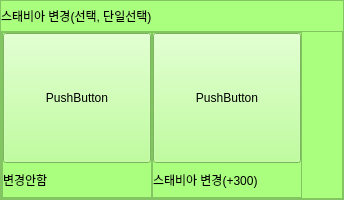
                 <widget class="QFrame" name="option_frame_7">
                  <property name="minimumSize">
                   <size>
                    <width>0</width>
                    <height>200</height>
                   </size>
                  </property>
                  <property name="maximumSize">
                   <size>
                    <width>16777215</width>
                    <height>200</height>
                   </size>
                  </property>
                  <property name="styleSheet">
                   <string notr="true">background-color: rgb(170, 255, 127);</string>
                  </property>
                  <property name="frameShape">
                   <enum>QFrame::StyledPanel</enum>
                  </property>
                  <property name="frameShadow">
                   <enum>QFrame::Raised</enum>
                  </property>
                  <layout class="QVBoxLayout" name="verticalLayout_25">
                   <property name="spacing">
                    <number>0</number>
                   </property>
                   <property name="leftMargin">
                    <number>0</number>
                   </property>
                   <property name="topMargin">
                    <number>0</number>
                   </property>
                   <property name="rightMargin">
                    <number>0</number>
                   </property>
                   <property name="bottomMargin">
                    <number>0</number>
                   </property>
                   <item>
                    <widget class="QLabel" name="option_7_title">
                     <property name="minimumSize">
                      <size>
                       <width>0</width>
                       <height>0</height>
                      </size>
                     </property>
                     <property name="maximumSize">
                      <size>
                       <width>16777215</width>
                       <height>30</height>
                      </size>
                     </property>
                     <property name="text">
                      <string>스태비아 변경(선택, 단일선택)</string>
                     </property>
                    </widget>
                   </item>
                   <item>
                    <widget class="QFrame" name="frame_23">
                     <property name="frameShape">
                      <enum>QFrame::StyledPanel</enum>
                     </property>
                     <property name="frameShadow">
                      <enum>QFrame::Raised</enum>
                     </property>
                     <layout class="QHBoxLayout" name="horizontalLayout_10">
                      <property name="spacing">
                       <number>0</number>
                      </property>
                      <property name="leftMargin">
                       <number>0</number>
                      </property>
                      <property name="topMargin">
                       <number>0</number>
                      </property>
                      <property name="rightMargin">
                       <number>0</number>
                      </property>
                      <property name="bottomMargin">
                       <number>0</number>
                      </property>
                      <item>
                       <widget class="QFrame" name="frame_24">
                        <property name="minimumSize">
                         <size>
                          <width>150</width>
                          <height>0</height>
                         </size>
                        </property>
                        <property name="frameShape">
                         <enum>QFrame::StyledPanel</enum>
                        </property>
                        <property name="frameShadow">
                         <enum>QFrame::Raised</enum>
                        </property>
                        <layout class="QVBoxLayout" name="verticalLayout_26">
                         <property name="spacing">
                          <number>0</number>
                         </property>
                         <property name="leftMargin">
                          <number>0</number>
                         </property>
                         <property name="topMargin">
                          <number>0</number>
                         </property>
                         <property name="rightMargin">
                          <number>0</number>
                         </property>
                         <property name="bottomMargin">
                          <number>0</number>
                         </property>
                         <item>
                          <widget class="QPushButton" name="option_7_btn_1">
                           <property name="minimumSize">
                            <size>
                             <width>0</width>
                             <height>130</height>
                            </size>
                           </property>
                           <property name="cursor">
                            <cursorShape>OpenHandCursor</cursorShape>
                           </property>
                           <property name="text">
                            <string>PushButton</string>
                           </property>
                           <property name="checkable">
                            <bool>true</bool>
                           </property>
                          </widget>
                         </item>
                         <item>
                          <widget class="QLabel" name="option_7_label_1">
                           <property name="text">
                            <string>변경안함</string>
                           </property>
                          </widget>
                         </item>
                        </layout>
                       </widget>
                      </item>
                      <item>
                       <widget class="QFrame" name="frame_25">
                        <property name="minimumSize">
                         <size>
                          <width>150</width>
                          <height>0</height>
                         </size>
                        </property>
                        <property name="frameShape">
                         <enum>QFrame::StyledPanel</enum>
                        </property>
                        <property name="frameShadow">
                         <enum>QFrame::Raised</enum>
                        </property>
                        <layout class="QVBoxLayout" name="verticalLayout_27">
                         <property name="spacing">
                          <number>0</number>
                         </property>
                         <property name="leftMargin">
                          <number>0</number>
                         </property>
                         <property name="topMargin">
                          <number>0</number>
                         </property>
                         <property name="rightMargin">
                          <number>0</number>
                         </property>
                         <property name="bottomMargin">
                          <number>0</number>
                         </property>
                         <item>
                          <widget class="QPushButton" name="option_7_btn_2">
                           <property name="minimumSize">
                            <size>
                             <width>0</width>
                             <height>130</height>
                            </size>
                           </property>
                           <property name="cursor">
                            <cursorShape>OpenHandCursor</cursorShape>
                           </property>
                           <property name="text">
                            <string>PushButton</string>
                           </property>
                           <property name="checkable">
                            <bool>true</bool>
                           </property>
                          </widget>
                         </item>
                         <item>
                          <widget class="QLabel" name="option_7_label_2">
                           <property name="text">
                            <string>스태비아 변경(+300)</string>
                           </property>
                          </widget>
                         </item>
                        </layout>
                       </widget>
                      </item>
                      <item>
                       <spacer name="horizontalSpacer_9">
                        <property name="orientation">
                         <enum>Qt::Horizontal</enum>
                        </property>
                        <property name="sizeHint" stdset="0">
                         <size>
                          <width>40</width>
                          <height>20</height>
                         </size>
                        </property>
                       </spacer>
                      </item>
                     </layout>
                    </widget>
                   </item>
                  </layout>
                 </widget>
